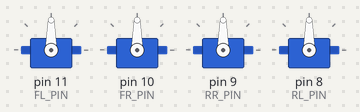
A sketch run on a simulated Arduino Uno, built with avr-gcc and run on an emulated ATmega328P. Shown: 4 × servo.

Above: at 0.1 s.
At 4.39 s:
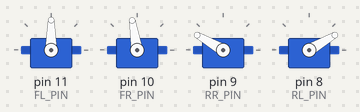
At 9.88 s:
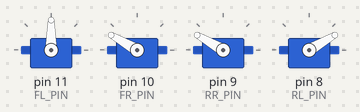
At 13.94 s:
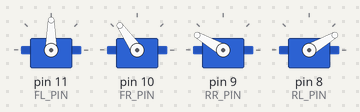
At 21.93 s:
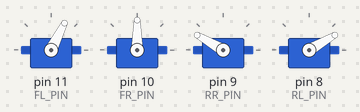
At 39.64 s:
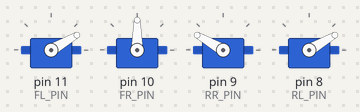
Timing chart, 0 to 40.0 s (numbered marks = the images above):
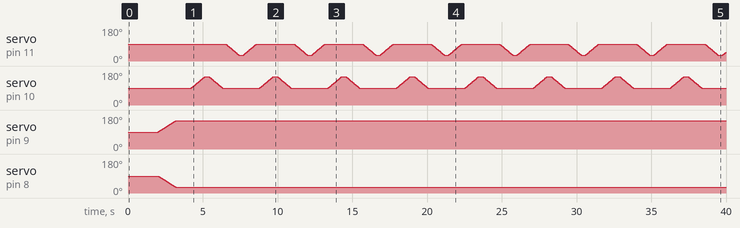

The sketch:

MOVE03.ino
```cpp
#include <Servo.h>

Servo frontLeft;
Servo frontRight;
Servo rearRight;
Servo rearLeft;

// Pins
const int FL_PIN = 11;
const int FR_PIN = 10;
const int RR_PIN = 9;
const int RL_PIN = 8;

// وضع الجلوس
const int REAR_RIGHT_SIT = 150;
const int REAR_LEFT_SIT  = 30;

// رفع اليدين
const int RIGHT_UP = 150;
const int LEFT_UP  = 30;

void setup() {

  frontLeft.attach(FL_PIN);
  frontRight.attach(FR_PIN);
  rearRight.attach(RR_PIN);
  rearLeft.attach(RL_PIN);

  // أول ما يبدأ الكود: كل الأرجل 90
  frontLeft.write(90);
  frontRight.write(90);
  rearRight.write(90);
  rearLeft.write(90);

  delay(2000);

  // بعدها يجلس
  sitDown();

  delay(1000);
}

void loop() {

  // يرقص وهو جالس
  // اليد اليمين تطلع
  for (int pos = 90; pos <= RIGHT_UP; pos++) {
    frontRight.write(pos);
    delay(15);
  }

  delay(250);

  // اليد اليمين تنزل
  for (int pos = RIGHT_UP; pos >= 90; pos--) {
    frontRight.write(pos);
    delay(15);
  }

  delay(200);

  // اليد اليسار تطلع
  for (int pos = 90; pos >= LEFT_UP; pos--) {
    frontLeft.write(pos);
    delay(15);
  }

  delay(250);

  // اليد اليسار تنزل
  for (int pos = LEFT_UP; pos <= 90; pos++) {
    frontLeft.write(pos);
    delay(15);
  }

  delay(200);
}


// الجلوس
void sitDown() {

  // الخلف يمين 90 -> 150
  // الخلف يسار 90 -> 30
  for (int step = 0; step <= 60; step++) {

    rearRight.write(90 + step);
    rearLeft.write(90 - step);

    delay(20);
  }

  // يثبت جالس
  rearRight.write(REAR_RIGHT_SIT);
  rearLeft.write(REAR_LEFT_SIT);

  frontRight.write(90);
  frontLeft.write(90);
}
```
